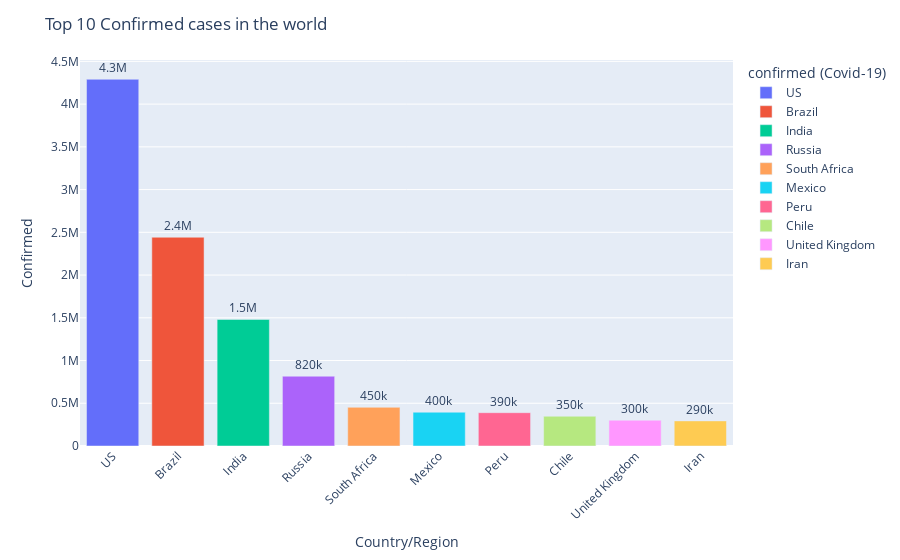

Notebook source saved alongside this figure:
### Markdown cell above
Lets visualise the top 10 confirmed countries in descending order

### Code cell
#dislay confirmed in first 10 countries 
df = df.sort_values("Confirmed", ascending = False)
fig = px.bar(df.head(10), y = "Confirmed", x = "Country/Region",
            text = "Confirmed", color = "Country/Region")
#total values bar with 2 precision values
fig.update_traces(texttemplate = "%{text:.2s}", textposition = "outside")
#set fontsize and uniformText
fig.update_layout(uniformtext_minsize = 8)
#rotate label 45 degrees
fig.update_layout(xaxis_tickangle=-45)
fig.update_layout(legend_title_text='confirmed (Covid-19)')
fig.update_layout(title_text='Top 10 Confirmed cases in the world')
fig

### Figure 1 — Plotly figure (JSON) as saved in the notebook; plotly's stock layout.template omitted (floating-point values rounded to 4 significant figures)
{"data": [{"alignmentgroup": "True", "hovertemplate": "Country/Region=%{x}<br>Confirmed=%{text}<extra></extra>", "legendgroup": "US", "marker": {"color": "#636efa"}, "name": "US", "offsetgroup": "US", "orientation": "v", "showlegend": true, "text": [4290259], "textposition": "outside", "texttemplate": "%{text:.2s}", "type": "bar", "x": ["US"], "xaxis": "x", "y": [4290259], "yaxis": "y"}, {"alignmentgroup": "True", "hovertemplate": "Country/Region=%{x}<br>Confirmed=%{text}<extra></extra>", "legendgroup": "Brazil", "marker": {"color": "#EF553B"}, "name": "Brazil", "offsetgroup": "Brazil", "orientation": "v", "showlegend": true, "text": [2442375], "textposition": "outside", "texttemplate": "%{text:.2s}", "type": "bar", "x": ["Brazil"], "xaxis": "x", "y": [2442375], "yaxis": "y"}, {"alignmentgroup": "True", "hovertemplate": "Country/Region=%{x}<br>Confirmed=%{text}<extra></extra>", "legendgroup": "India", "marker": {"color": "#00cc96"}, "name": "India", "offsetgroup": "India", "orientation": "v", "showlegend": true, "text": [1480073], "textposition": "outside", "texttemplate": "%{text:.2s}", "type": "bar", "x": ["India"], "xaxis": "x", "y": [1480073], "yaxis": "y"}, {"alignmentgroup": "True", "hovertemplate": "Country/Region=%{x}<br>Confirmed=%{text}<extra></extra>", "legendgroup": "Russia", "marker": {"color": "#ab63fa"}, "name": "Russia", "offsetgroup": "Russia", "orientation": "v", "showlegend": true, "text": [816680], "textposition": "outside", "texttemplate": "%{text:.2s}", "type": "bar", "x": ["Russia"], "xaxis": "x", "y": [816680], "yaxis": "y"}, {"alignmentgroup": "True", "hovertemplate": "Country/Region=%{x}<br>Confirmed=%{text}<extra></extra>", "legendgroup": "South Africa", "marker": {"color": "#FFA15A"}, "name": "South Africa", "offsetgroup": "South Africa", "orientation": "v", "showlegend": true, "text": [452529], "textposition": "outside", "texttemplate": "%{text:.2s}", "type": "bar", "x": ["South Africa"], "xaxis": "x", "y": [452529], "yaxis": "y"}, {"alignmentgroup": "True", "hovertemplate": "Country/Region=%{x}<br>Confirmed=%{text}<extra></extra>", "legendgroup": "Mexico", "marker": {"color": "#19d3f3"}, "name": "Mexico", "offsetgroup": "Mexico", "orientation": "v", "showlegend": true, "text": [395489], "textposition": "outside", "texttemplate": "%{text:.2s}", "type": "bar", "x": ["Mexico"], "xaxis": "x", "y": [395489], "yaxis": "y"}, {"alignmentgroup": "True", "hovertemplate": "Country/Region=%{x}<br>Confirmed=%{text}<extra></extra>", "legendgroup": "Peru", "marker": {"color": "#FF6692"}, "name": "Peru", "offsetgroup": "Peru", "orientation": "v", "showlegend": true, "text": [389717], "textposition": "outside", "texttemplate": "%{text:.2s}", "type": "bar", "x": ["Peru"], "xaxis": "x", "y": [389717], "yaxis": "y"}, {"alignmentgroup": "True", "hovertemplate": "Country/Region=%{x}<br>Confirmed=%{text}<extra></extra>", "legendgroup": "Chile", "marker": {"color": "#B6E880"}, "name": "Chile", "offsetgroup": "Chile", "orientation": "v", "showlegend": true, "text": [347923], "textposition": "outside", "texttemplate": "%{text:.2s}", "type": "bar", "x": ["Chile"], "xaxis": "x", "y": [347923], "yaxis": "y"}, {"alignmentgroup": "True", "hovertemplate": "Country/Region=%{x}<br>Confirmed=%{text}<extra></extra>", "legendgroup": "United Kingdom", "marker": {"color": "#FF97FF"}, "name": "United Kingdom", "offsetgroup": "United Kingdom", "orientation": "v", "showlegend": true, "text": [301708], "textposition": "outside", "texttemplate": "%{text:.2s}", "type": "bar", "x": ["United Kingdom"], "xaxis": "x", "y": [301708], "yaxis": "y"}, {"alignmentgroup": "True", "hovertemplate": "Country/Region=%{x}<br>Confirmed=%{text}<extra></extra>", "legendgroup": "Iran", "marker": {"color": "#FECB52"}, "name": "Iran", "offsetgroup": "Iran", "orientation": "v", "showlegend": true, "text": [293606], "textposition": "outside", "texttemplate": "%{text:.2s}", "type": "bar", "x": ["Iran"], "xaxis": "x", "y": [293606], "yaxis": "y"}], "layout": {"barmode": "relative", "legend": {"title": {"text": "confirmed (Covid-19)"}, "tracegroupgap": 0}, "margin": {"t": 60}, "title": {"text": "Top 10 Confirmed cases in the world"}, "uniformtext": {"minsize": 8}, "xaxis": {"anchor": "y", "categoryarray": ["US", "Brazil", "India", "Russia", "South Africa", "Mexico", "Peru", "Chile", "United Kingdom", "Iran"], "categoryorder": "array", "domain": [0, 1], "tickangle": -45, "title": {"text": "Country/Region"}}, "yaxis": {"anchor": "x", "domain": [0, 1], "title": {"text": "Confirmed"}}}}
